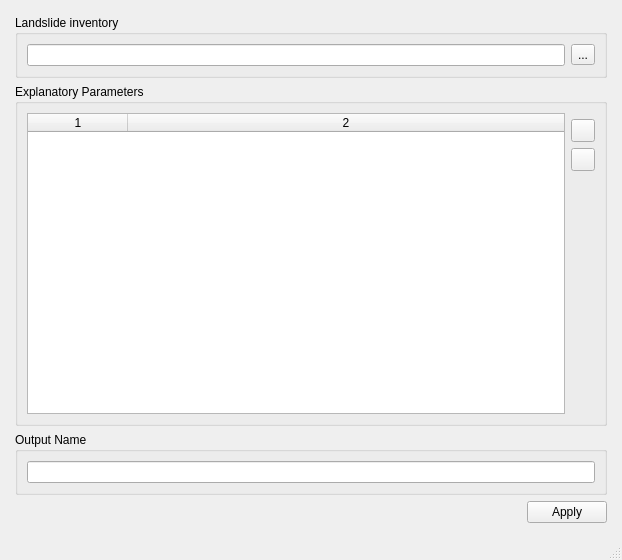
<?xml version="1.0" encoding="UTF-8"?>
<ui version="4.0">
 <class>ANN</class>
 <widget class="QMainWindow" name="ANN">
  <property name="geometry">
   <rect>
    <x>0</x>
    <y>0</y>
    <width>622</width>
    <height>560</height>
   </rect>
  </property>
  <property name="sizePolicy">
   <sizepolicy hsizetype="Minimum" vsizetype="Minimum">
    <horstretch>0</horstretch>
    <verstretch>0</verstretch>
   </sizepolicy>
  </property>
  <property name="windowTitle">
   <string>ANN</string>
  </property>
  <widget class="QWidget" name="centralwidget">
   <property name="sizePolicy">
    <sizepolicy hsizetype="Preferred" vsizetype="Preferred">
     <horstretch>0</horstretch>
     <verstretch>0</verstretch>
    </sizepolicy>
   </property>
   <layout class="QGridLayout" name="gridLayout_2">
    <item row="0" column="0">
     <layout class="QGridLayout" name="mainGridLayout">
      <property name="leftMargin">
       <number>6</number>
      </property>
      <property name="topMargin">
       <number>6</number>
      </property>
      <property name="rightMargin">
       <number>6</number>
      </property>
      <property name="bottomMargin">
       <number>6</number>
      </property>
      <property name="horizontalSpacing">
       <number>0</number>
      </property>
      <item row="1" column="0" colspan="2">
       <widget class="QGroupBox" name="rastergroupBox">
        <property name="title">
         <string>Explanatory Parameters</string>
        </property>
        <layout class="QGridLayout" name="gridLayout">
         <item row="2" column="1">
          <widget class="QToolButton" name="addrasterPushButton">
           <property name="text">
            <string/>
           </property>
          </widget>
         </item>
         <item row="1" column="0" rowspan="4">
          <widget class="QTableWidget" name="mainTableWidget">
           <property name="enabled">
            <bool>true</bool>
           </property>
           <property name="alternatingRowColors">
            <bool>true</bool>
           </property>
           <property name="rowCount">
            <number>0</number>
           </property>
           <property name="columnCount">
            <number>2</number>
           </property>
           <attribute name="horizontalHeaderVisible">
            <bool>true</bool>
           </attribute>
           <attribute name="horizontalHeaderCascadingSectionResizes">
            <bool>false</bool>
           </attribute>
           <attribute name="horizontalHeaderStretchLastSection">
            <bool>true</bool>
           </attribute>
           <column/>
           <column/>
          </widget>
         </item>
         <item row="3" column="1">
          <widget class="QToolButton" name="removerasterPushButton">
           <property name="text">
            <string/>
           </property>
          </widget>
         </item>
         <item row="4" column="1">
          <spacer name="verticalSpacer">
           <property name="orientation">
            <enum>Qt::Vertical</enum>
           </property>
           <property name="sizeHint" stdset="0">
            <size>
             <width>20</width>
             <height>20</height>
            </size>
           </property>
          </spacer>
         </item>
        </layout>
       </widget>
      </item>
      <item row="0" column="0" colspan="2">
       <widget class="QGroupBox" name="inventorygroupBox">
        <property name="title">
         <string>Landslide inventory</string>
        </property>
        <layout class="QHBoxLayout" name="horizontalLayout_2">
         <item>
          <widget class="QLineEdit" name="inventoryLineEdit">
           <property name="toolTip">
            <string>Path to inventory</string>
           </property>
          </widget>
         </item>
         <item>
          <widget class="QToolButton" name="inventoryPushButton">
           <property name="text">
            <string>...</string>
           </property>
          </widget>
         </item>
        </layout>
       </widget>
      </item>
      <item row="8" column="0" colspan="2">
       <widget class="QGroupBox" name="outputgroupBox">
        <property name="toolTip">
         <string/>
        </property>
        <property name="title">
         <string>Output Name</string>
        </property>
        <layout class="QVBoxLayout" name="verticalLayout_2">
         <item>
          <widget class="QLineEdit" name="outputLineEdit">
           <property name="toolTip">
            <string>&lt;html&gt;&lt;head/&gt;&lt;body&gt;&lt;p&gt;LSAT will create two files with the given name.&lt;/p&gt;&lt;p&gt;*name*.tif in \results\ANN\rasters\ and&lt;/p&gt;&lt;p&gt;*name*.npz in \results\ANN\tables\&lt;/p&gt;&lt;/body&gt;&lt;/html&gt;</string>
           </property>
           <property name="text">
            <string/>
           </property>
          </widget>
         </item>
        </layout>
       </widget>
      </item>
      <item row="9" column="0">
       <spacer name="horizontalSpacer_2">
        <property name="orientation">
         <enum>Qt::Horizontal</enum>
        </property>
        <property name="sizeHint" stdset="0">
         <size>
          <width>40</width>
          <height>20</height>
         </size>
        </property>
       </spacer>
      </item>
      <item row="9" column="1">
       <widget class="QPushButton" name="applyPushButton">
        <property name="toolTip">
         <string>Calculate with ANN</string>
        </property>
        <property name="text">
         <string>Apply</string>
        </property>
       </widget>
      </item>
     </layout>
    </item>
   </layout>
  </widget>
  <widget class="QMenuBar" name="menubar">
   <property name="enabled">
    <bool>true</bool>
   </property>
   <property name="geometry">
    <rect>
     <x>0</x>
     <y>0</y>
     <width>622</width>
     <height>26</height>
    </rect>
   </property>
  </widget>
  <widget class="QStatusBar" name="statusbar">
   <property name="enabled">
    <bool>true</bool>
   </property>
  </widget>
 </widget>
 <tabstops>
  <tabstop>inventoryLineEdit</tabstop>
  <tabstop>inventoryPushButton</tabstop>
  <tabstop>mainTableWidget</tabstop>
  <tabstop>addrasterPushButton</tabstop>
  <tabstop>removerasterPushButton</tabstop>
  <tabstop>outputLineEdit</tabstop>
  <tabstop>applyPushButton</tabstop>
 </tabstops>
 <resources/>
 <connections/>
</ui>
